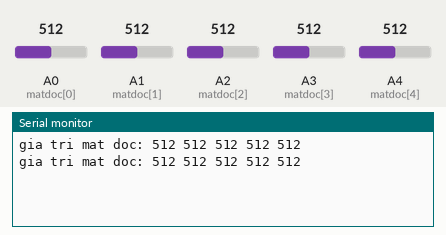
Recording of a sketch running on a simulated Arduino Uno, built with avr-gcc and run on an emulated ATmega328P. Parts: the last lines printed to the serial monitor. The inputs (shaded band) are chosen by the test bench; at power-on: A0 (matdoc[0]) = 512, A1 (matdoc[1]) = 512, A2 (matdoc[2]) = 512, A3 (matdoc[3]) = 512, A4 (matdoc[4]) = 512.

Above: at 1.8 s.
1.9 s: A0 (matdoc[0]) set to 716
At 2.8 s:
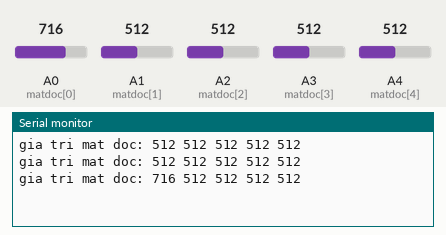
3.4 s: A1 (matdoc[1]) set to 716
At 4.6 s:
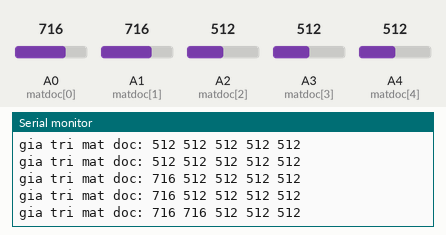
4.9 s: A2 (matdoc[2]) set to 716
At 5.4 s:
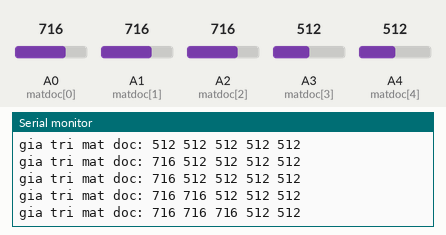
6.4 s: A3 (matdoc[3]) set to 716
At 7.7 s:
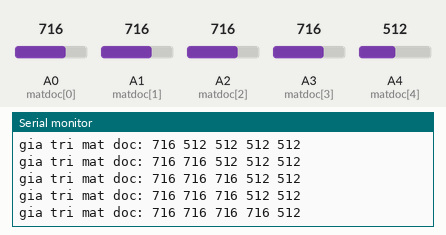
7.9 s: A4 (matdoc[4]) set to 716
At 8.8 s:
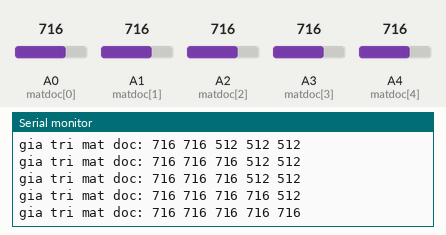
9.4 s: A0 (matdoc[0]) set to 992
At 10.7 s:
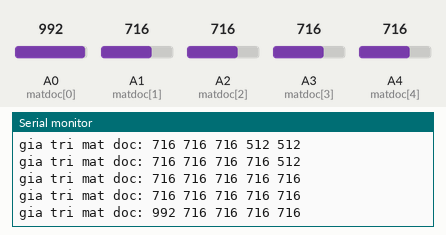
Timing chart, 0 to 11.9 s (numbered marks = the images above; inputs shaded):
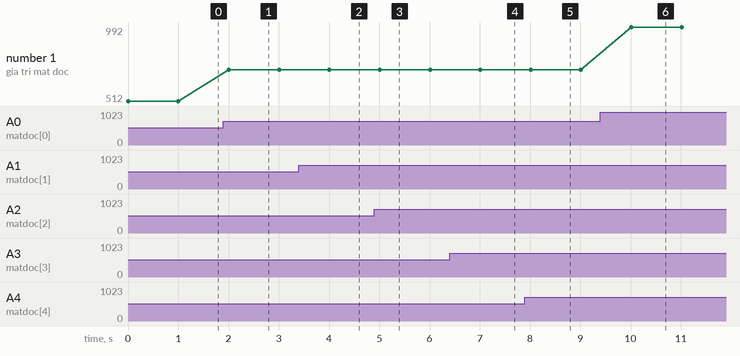

Measured:
- after the input at 1.9 s, the serial monitor: prints a new line after 0.10 s (image 1)
- after the input at 3.4 s, the serial monitor: prints a new line after 0.61 s (image 2)
- after the input at 4.9 s, the serial monitor: prints a new line after 0.11 s (image 3)
- after the input at 6.4 s, the serial monitor: prints a new line after 0.61 s (image 4)
- after the input at 7.9 s, the serial monitor: prints a new line after 0.11 s (image 5)
- after the input at 9.4 s, the serial monitor: prints a new line after 0.62 s (image 6)
- plotted number 1: 512 → 716 after the input at 1.9 s, 716 → 992 after the input at 9.4 s

The sketch:

sketch_may25a.ino
```cpp
int matdoc[5]={A0,A1,A2,A3,A4};
void setup() {
  Serial.begin(9600);
 for(int i=0;i<5;i++)
 {
  pinMode(matdoc[i],INPUT);
 }

}

void loop() {
  int mat[5];
  for(int i=0;i<5;i++)
  {
   mat[i]=analogRead(matdoc[i]);
  }
   Serial.print("gia tri mat doc: ");
  for(int i=0;i<5;i++)
  {
  Serial.print(mat[i]);
  Serial.print(' ');
  }
  Serial.println();
  delay(1000);
}
```
